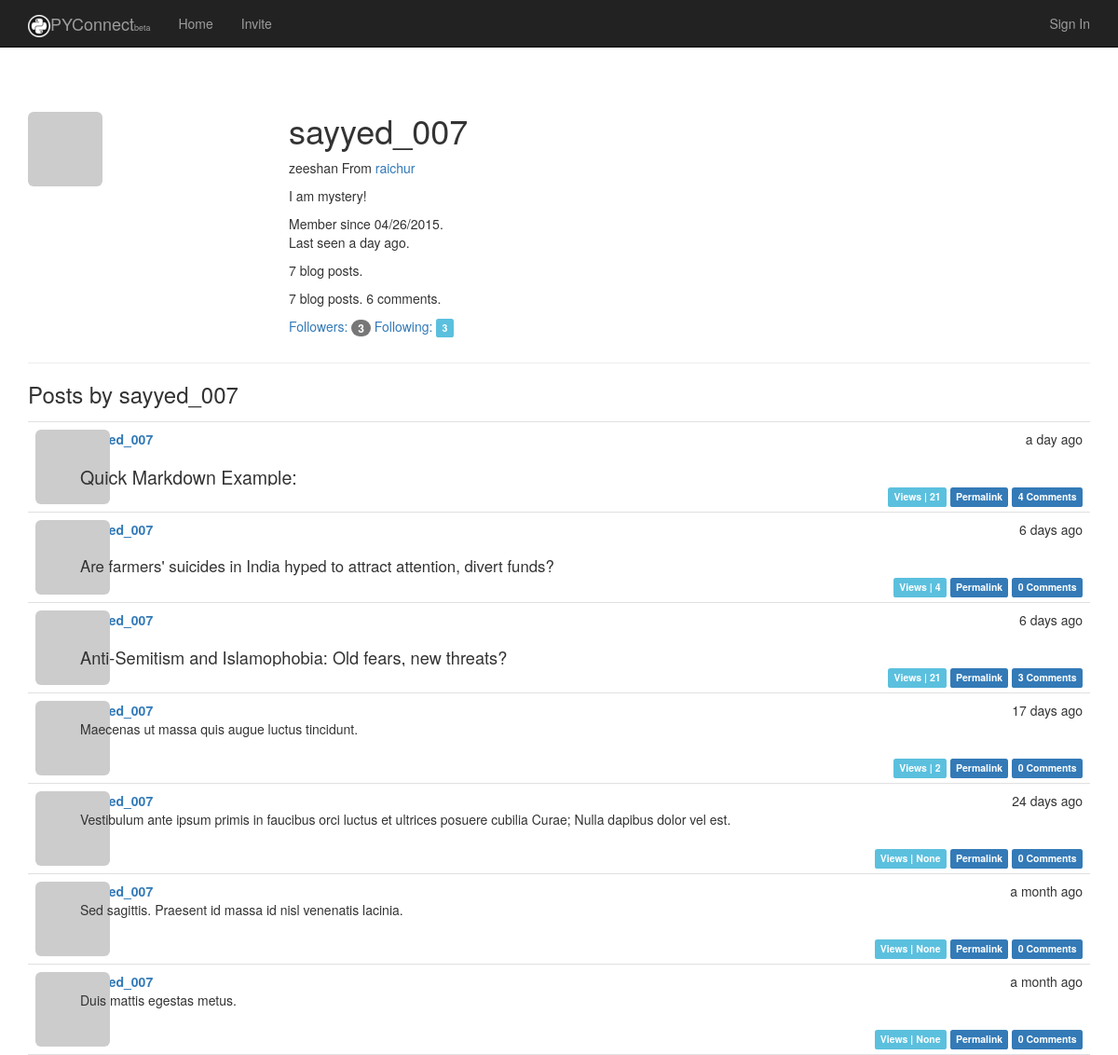
Page /user/sayyed_007 on the committed database.
### app/models.py (models this page shows, shortened)
class User(UserMixin, db.Model):
    __tablename__ = 'users'          # Table names should be plural.
    id = db.Column(db.Integer, primary_key=True)
    email = db.Column(db.String(64), unique=True, index=True)
    username = db.Column(db.String(64), unique=True, index=True)
    password_hash = db.Column(db.String)
    role_id = db.Column(db.Integer, db.ForeignKey('roles.id'))
    confirmed = db.Column(db.Boolean, default=False)
    location = db.Column(db.String(64))
    name = db.Column(db.String(64))
    about_me = db.Column(db.Text)
    member_since = db.Column(db.DateTime(), default=datetime.utcnow)
    last_seen = db.Column(db.DateTime(), default=datetime.utcnow)
    avatar_hash = db.Column(db.String(32))
    posts = db.relationship('Post', backref='author', lazy='dynamic')
    comments = db.relationship('Comment', backref='author', lazy='dynamic')
    '''
    These are the people who follow me
    '''
    followed = db.relationship(
        'Follow',
        foreign_keys=[Follow.follower_id],
        backref=db.backref('follower', lazy='joined'),
        lazy='dynamic',
        cascade='all, delete-orphan')
    '''
    These are people whome I follow
    '''
    followers = db.relationship(
        'Follow',
        foreign_keys=[Follow.followed_id],
        backref=db.backref('followed', lazy='joined'),
        lazy='dynamic',
        cascade='all, delete-orphan'
    )
    @property
    def password(self):
        raise AttributeError('Password is not a readable attribute')
    '''
    The ping method is called every time the request for user is received, by using before_app_request hook
    '''
    def ping(self):
        self.last_seen = datetime.utcnow()
        db.session.add(self)
    '''
    User avatar creation
    '''
    def gravatar(self, size=100, default='identicon', rating='g'):
        if request.is_secure:
            url = 'https://secure.gravatar.com/avatar'
        else:
            url = 'http://www.gravatar.com/avatar'
        hash = self.avatar_hash or  hashlib.md5(self.email.encode('utf-8')).hexdigest()
        return '{url}/{hash}?s={size}&d={default}&r={rating}'.format(url=url, size=size, default=default, rating=rating, hash=hash)
    def follow(self, user):
        if not self.is_following(user):
            f = Follow(follower=self, followed=user)
            db.session.add(f)
    '''
    This method is introduced to correct the values of DB to follow a user to itself
    '''

class Post(UserMixin, db.Model):
    __tablename__ = 'posts'
    id = db.Column(db.Integer, primary_key=True)
    body = db.Column(db.Text)
    body_html = db.Column(db.Text)
    timestamp = db.Column(db.DateTime, index=True, default=datetime.utcnow)
    author_id = db.Column(db.Integer, db.ForeignKey('users.id'))
    views = db.Column(db.Integer)
    comments = db.relationship('Comment', backref='post', lazy='dynamic')

### app/main/views.py (the view)
@main.route('/user/<username>')
def user(username):
    user = User.query.filter_by(username=username).first()
    posts = user.posts.order_by(Post.timestamp.desc()).all()
    if user is None:
        abort(404)
    return render_template('user.html', user=user, posts=posts)

### app/auth/views.py (called while the page is built)
@auth.before_app_request
def before_request():
    if current_user.is_authenticated():
        current_user.ping()
        if not current_user.confirmed and request.endpoint[:5] != 'auth.':
            return redirect(url_for('auth.unconfirmed'))

### app/main/__init__.py (called while the page is built)
@main.app_context_processor
def inject_permission():
    return dict(Permission=Permission)

### app/models.py (called while the page is built)
    def can(self, permissions):
        return False

    def is_administrator(self):
        return False

### app/templates/user.html (shortened to what this page needs)
{% extends "base.html" %}
{% block page_content %}
    <div class="page-header">
    <img class="img-rounded profile-thumbnail" src="{{user.gravatar(size=256)  }}" />
<div class="profile-header">
    <h1>{{ user.username }}</h1>
    {% if user.name or user.location %}
    <p>
        {% if user.name %} {{ user.name }} {% endif %}
        {% if user.location %}
            From <a href="http://maps.google.com/?q={{ user.location }}">{{ user.location }}</a>
        {% endif %}
    </p>
    {% endif %}
    {% if user.about_me %}
        <p> {{ user.about_me }}</p>
    {% endif %}
    <p>
        Member since {{ moment(user.member_since).format('L')}}.<br />
        Last seen {{ moment(user.last_seen).fromNow()}}.
        <p>{{ user.posts.count() }} blog posts.</p>
        <p>{{ user.posts.count() }} blog posts. {{ user.comments.count() }} comments.</p>
    </p>
    <p>
        <a href="{{ url_for('.followers', username=user.username) }}">
            Followers: <span class="badge label-danger">{{ user.followers.count() - 1 }}</span>
        </a>
        <a href="{{ url_for('.followed_by', username=user.username) }}">
            Following: <span class="label label-info">{{ user.followed.count() - 1 }}</span>
        </a>
    </p>
    </div>
 </div>
    <h3>Posts by {{ user.username}}</h3>
   {% include '_posts.html' %}
{% endblock %}

### app/templates/_posts.html (shortened to what this page needs)
<ul class="posts">
        {% for post in posts %}
            <li class="post">
                <div class="post-thumbnail">
                   <a href="{{ url_for('.user', username=post.author.username) }}">
                <img class="img-rounded profile-thumbnail" src="{{ post.author.gravatar(size=40) }}">
            </a>
                </div>
                <div class="post-content">
                    <div class="post-date">{{ moment(post.timestamp).fromNow() }}</div>
                    <div class="post-author">
                        <a href="{{ url_for('.user', username=post.author.username) }}">
                            {{ post.author.username}}
                        </a>
                    </div>
                    <div  class="post-body {% if  endpoint != '.post' %}sample{% endif %}">
                    {% if post.body_html %}
                        {{ post.body_html | safe }}
                    {% else %}
                        {{ post.body | safe }}
                    {% endif %}
                    </div>
                    <div class="post-footer">
                        <span class="label label-info">Views | {{ post.views }}</span>
                        <a href="{{ url_for('.post', id=post.id) }}">
                            <span class="label label-primary">Permalink</span>
                        </a>
                        <a href="{{ url_for('.post', id=post.id) }}#comments">
                            <span class="label label-primary">{{ post.comments.count() }} Comments</span>
                         </a>
                    </div>
                </div>
            </li>
        {%  endfor %}
    </ul>

### app/static/styles.css (style rules this page uses)
.profile-thumbnail { position: absolute; }
.profile-header { min-height: 260px; margin-left: 280px; }
ul.posts { list-style-type: none; padding: 0px; margin: 16px 0px 0px 0px; border-top: 1px solid #e0e0e0; }
ul.posts li.post { padding: 8px; border-bottom: 1px solid #e0e0e0; }
div.post-date { float: right; }
div.post-author { font-weight: bold; }
div.post-thumbnail { position: absolute; }
div.post-content { margin-left: 48px; min-height: 48px; }
div.post-footer { text-align: right; }
.post-body h1 { font-size: 140%; }
.post-body h2 { font-size: 130%; }
.post-body h3 { font-size: 120%; }
.sample { width:900px; height:40px; overflow:hidden; position: relative; }

### rows in the picture
User: username "sayyed_007", name "zeeshan", location "raichur", about_me "I am mystery!", member_since "04/26/2015", last_seen "a day ago"
Post: timestamp "a day ago", author.username "sayyed_007", body_html "Quick Markdown Example:", views "21", comments.count "4"
Post: timestamp "6 days ago", author.username "sayyed_007", body_html "Are farmers' suicides in India hyped to attract attention, divert funds?", views "4", comments.count "0"
Post: timestamp "6 days ago", author.username "sayyed_007", body_html "Anti-Semitism and Islamophobia: Old fears, new threats?", views "21", comments.count "3"
Post: timestamp "17 days ago", author.username "sayyed_007", body "Maecenas ut massa quis augue luctus tincidunt.", views "2", comments.count "0"
Post: timestamp "24 days ago", author.username "sayyed_007", body "Vestibulum ante ipsum primis in faucibus orci luctus et ultrices posuere cubilia Curae; Nulla dapibus dolor vel est.", views "None", comments.count "0"
Post: timestamp "a month ago", author.username "sayyed_007", body "Sed sagittis. Praesent id massa id nisl venenatis lacinia.", views "None", comments.count "0"
Post: timestamp "a month ago", author.username "sayyed_007", body "Duis mattis egestas metus.", views "None", comments.count "0"

### other values in the picture
{{ user.posts.count() }} "7"
{{ user.comments.count() }} "6"
{{ user.followers.count() - 1 }} "3"
{{ user.followed.count() - 1 }} "3"
